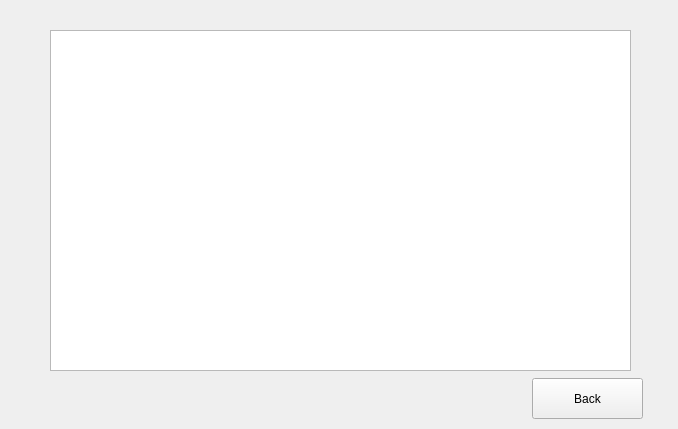
<?xml version="1.0" encoding="UTF-8"?>
<ui version="4.0">
 <class>istoricClient</class>
 <widget class="QWidget" name="istoricClient">
  <property name="geometry">
   <rect>
    <x>0</x>
    <y>0</y>
    <width>678</width>
    <height>429</height>
   </rect>
  </property>
  <property name="windowTitle">
   <string>Form</string>
  </property>
  <widget class="QPushButton" name="pushButton">
   <property name="geometry">
    <rect>
     <x>532</x>
     <y>378</y>
     <width>111</width>
     <height>41</height>
    </rect>
   </property>
   <property name="text">
    <string>Back</string>
   </property>
  </widget>
  <widget class="QTextBrowser" name="textBrowser">
   <property name="geometry">
    <rect>
     <x>50</x>
     <y>30</y>
     <width>581</width>
     <height>341</height>
    </rect>
   </property>
   <property name="palette">
    <palette>
     <active>
      <colorrole role="WindowText">
       <brush brushstyle="SolidPattern">
        <color alpha="255">
         <red>0</red>
         <green>0</green>
         <blue>0</blue>
        </color>
       </brush>
      </colorrole>
      <colorrole role="Button">
       <brush brushstyle="SolidPattern">
        <color alpha="255">
         <red>240</red>
         <green>240</green>
         <blue>240</blue>
        </color>
       </brush>
      </colorrole>
      <colorrole role="Light">
       <brush brushstyle="SolidPattern">
        <color alpha="255">
         <red>255</red>
         <green>255</green>
         <blue>255</blue>
        </color>
       </brush>
      </colorrole>
      <colorrole role="Midlight">
       <brush brushstyle="SolidPattern">
        <color alpha="255">
         <red>227</red>
         <green>227</green>
         <blue>227</blue>
        </color>
       </brush>
      </colorrole>
      <colorrole role="Dark">
       <brush brushstyle="SolidPattern">
        <color alpha="255">
         <red>160</red>
         <green>160</green>
         <blue>160</blue>
        </color>
       </brush>
      </colorrole>
      <colorrole role="Mid">
       <brush brushstyle="SolidPattern">
        <color alpha="255">
         <red>160</red>
         <green>160</green>
         <blue>160</blue>
        </color>
       </brush>
      </colorrole>
      <colorrole role="Text">
       <brush brushstyle="SolidPattern">
        <color alpha="255">
         <red>0</red>
         <green>0</green>
         <blue>0</blue>
        </color>
       </brush>
      </colorrole>
      <colorrole role="BrightText">
       <brush brushstyle="SolidPattern">
        <color alpha="255">
         <red>255</red>
         <green>255</green>
         <blue>255</blue>
        </color>
       </brush>
      </colorrole>
      <colorrole role="ButtonText">
       <brush brushstyle="SolidPattern">
        <color alpha="255">
         <red>0</red>
         <green>0</green>
         <blue>0</blue>
        </color>
       </brush>
      </colorrole>
      <colorrole role="Base">
       <brush brushstyle="SolidPattern">
        <color alpha="255">
         <red>255</red>
         <green>255</green>
         <blue>255</blue>
        </color>
       </brush>
      </colorrole>
      <colorrole role="Window">
       <brush brushstyle="SolidPattern">
        <color alpha="255">
         <red>240</red>
         <green>240</green>
         <blue>240</blue>
        </color>
       </brush>
      </colorrole>
      <colorrole role="Shadow">
       <brush brushstyle="SolidPattern">
        <color alpha="255">
         <red>105</red>
         <green>105</green>
         <blue>105</blue>
        </color>
       </brush>
      </colorrole>
      <colorrole role="Highlight">
       <brush brushstyle="SolidPattern">
        <color alpha="255">
         <red>0</red>
         <green>120</green>
         <blue>215</blue>
        </color>
       </brush>
      </colorrole>
      <colorrole role="HighlightedText">
       <brush brushstyle="SolidPattern">
        <color alpha="255">
         <red>255</red>
         <green>255</green>
         <blue>255</blue>
        </color>
       </brush>
      </colorrole>
      <colorrole role="Link">
       <brush brushstyle="SolidPattern">
        <color alpha="255">
         <red>0</red>
         <green>0</green>
         <blue>255</blue>
        </color>
       </brush>
      </colorrole>
      <colorrole role="LinkVisited">
       <brush brushstyle="SolidPattern">
        <color alpha="255">
         <red>255</red>
         <green>0</green>
         <blue>255</blue>
        </color>
       </brush>
      </colorrole>
      <colorrole role="AlternateBase">
       <brush brushstyle="SolidPattern">
        <color alpha="255">
         <red>245</red>
         <green>245</green>
         <blue>245</blue>
        </color>
       </brush>
      </colorrole>
      <colorrole role="NoRole">
       <brush brushstyle="SolidPattern">
        <color alpha="255">
         <red>0</red>
         <green>0</green>
         <blue>0</blue>
        </color>
       </brush>
      </colorrole>
      <colorrole role="ToolTipBase">
       <brush brushstyle="SolidPattern">
        <color alpha="255">
         <red>255</red>
         <green>255</green>
         <blue>220</blue>
        </color>
       </brush>
      </colorrole>
      <colorrole role="ToolTipText">
       <brush brushstyle="SolidPattern">
        <color alpha="255">
         <red>0</red>
         <green>0</green>
         <blue>0</blue>
        </color>
       </brush>
      </colorrole>
      <colorrole role="PlaceholderText">
       <brush brushstyle="SolidPattern">
        <color alpha="128">
         <red>0</red>
         <green>0</green>
         <blue>0</blue>
        </color>
       </brush>
      </colorrole>
     </active>
     <inactive>
      <colorrole role="WindowText">
       <brush brushstyle="SolidPattern">
        <color alpha="255">
         <red>0</red>
         <green>0</green>
         <blue>0</blue>
        </color>
       </brush>
      </colorrole>
      <colorrole role="Button">
       <brush brushstyle="SolidPattern">
        <color alpha="255">
         <red>240</red>
         <green>240</green>
         <blue>240</blue>
        </color>
       </brush>
      </colorrole>
      <colorrole role="Light">
       <brush brushstyle="SolidPattern">
        <color alpha="255">
         <red>255</red>
         <green>255</green>
         <blue>255</blue>
        </color>
       </brush>
      </colorrole>
      <colorrole role="Midlight">
       <brush brushstyle="SolidPattern">
        <color alpha="255">
         <red>227</red>
         <green>227</green>
         <blue>227</blue>
        </color>
       </brush>
      </colorrole>
      <colorrole role="Dark">
       <brush brushstyle="SolidPattern">
        <color alpha="255">
         <red>160</red>
         <green>160</green>
         <blue>160</blue>
        </color>
       </brush>
      </colorrole>
      <colorrole role="Mid">
       <brush brushstyle="SolidPattern">
        <color alpha="255">
         <red>160</red>
         <green>160</green>
         <blue>160</blue>
        </color>
       </brush>
      </colorrole>
      <colorrole role="Text">
       <brush brushstyle="SolidPattern">
        <color alpha="255">
         <red>0</red>
         <green>0</green>
         <blue>0</blue>
        </color>
       </brush>
      </colorrole>
      <colorrole role="BrightText">
       <brush brushstyle="SolidPattern">
        <color alpha="255">
         <red>255</red>
         <green>255</green>
         <blue>255</blue>
        </color>
       </brush>
      </colorrole>
      <colorrole role="ButtonText">
       <brush brushstyle="SolidPattern">
        <color alpha="255">
         <red>0</red>
         <green>0</green>
         <blue>0</blue>
        </color>
       </brush>
      </colorrole>
      <colorrole role="Base">
       <brush brushstyle="SolidPattern">
        <color alpha="255">
         <red>255</red>
         <green>255</green>
         <blue>255</blue>
        </color>
       </brush>
      </colorrole>
      <colorrole role="Window">
       <brush brushstyle="SolidPattern">
        <color alpha="255">
         <red>240</red>
         <green>240</green>
         <blue>240</blue>
        </color>
       </brush>
      </colorrole>
      <colorrole role="Shadow">
       <brush brushstyle="SolidPattern">
        <color alpha="255">
         <red>105</red>
         <green>105</green>
         <blue>105</blue>
        </color>
       </brush>
      </colorrole>
      <colorrole role="Highlight">
       <brush brushstyle="SolidPattern">
        <color alpha="255">
         <red>240</red>
         <green>240</green>
         <blue>240</blue>
        </color>
       </brush>
      </colorrole>
      <colorrole role="HighlightedText">
       <brush brushstyle="SolidPattern">
        <color alpha="255">
         <red>0</red>
         <green>0</green>
         <blue>0</blue>
        </color>
       </brush>
      </colorrole>
      <colorrole role="Link">
       <brush brushstyle="SolidPattern">
        <color alpha="255">
         <red>0</red>
         <green>0</green>
         <blue>255</blue>
        </color>
       </brush>
      </colorrole>
      <colorrole role="LinkVisited">
       <brush brushstyle="SolidPattern">
        <color alpha="255">
         <red>255</red>
         <green>0</green>
         <blue>255</blue>
        </color>
       </brush>
      </colorrole>
      <colorrole role="AlternateBase">
       <brush brushstyle="SolidPattern">
        <color alpha="255">
         <red>245</red>
         <green>245</green>
         <blue>245</blue>
        </color>
       </brush>
      </colorrole>
      <colorrole role="NoRole">
       <brush brushstyle="NoBrush">
        <color alpha="255">
         <red>0</red>
         <green>0</green>
         <blue>0</blue>
        </color>
       </brush>
      </colorrole>
      <colorrole role="ToolTipBase">
       <brush brushstyle="SolidPattern">
        <color alpha="255">
         <red>255</red>
         <green>255</green>
         <blue>220</blue>
        </color>
       </brush>
      </colorrole>
      <colorrole role="ToolTipText">
       <brush brushstyle="SolidPattern">
        <color alpha="255">
         <red>0</red>
         <green>0</green>
         <blue>0</blue>
        </color>
       </brush>
      </colorrole>
      <colorrole role="PlaceholderText">
       <brush brushstyle="SolidPattern">
        <color alpha="128">
         <red>0</red>
         <green>0</green>
         <blue>0</blue>
        </color>
       </brush>
      </colorrole>
     </inactive>
     <disabled>
      <colorrole role="WindowText">
       <brush brushstyle="SolidPattern">
        <color alpha="255">
         <red>120</red>
         <green>120</green>
         <blue>120</blue>
        </color>
       </brush>
      </colorrole>
      <colorrole role="Button">
       <brush brushstyle="SolidPattern">
        <color alpha="255">
         <red>240</red>
         <green>240</green>
         <blue>240</blue>
        </color>
       </brush>
      </colorrole>
      <colorrole role="Light">
       <brush brushstyle="SolidPattern">
        <color alpha="255">
         <red>255</red>
         <green>255</green>
         <blue>255</blue>
        </color>
       </brush>
      </colorrole>
      <colorrole role="Midlight">
       <brush brushstyle="SolidPattern">
        <color alpha="255">
         <red>247</red>
         <green>247</green>
         <blue>247</blue>
        </color>
       </brush>
      </colorrole>
      <colorrole role="Dark">
       <brush brushstyle="SolidPattern">
        <color alpha="255">
         <red>160</red>
         <green>160</green>
         <blue>160</blue>
        </color>
       </brush>
      </colorrole>
      <colorrole role="Mid">
       <brush brushstyle="SolidPattern">
        <color alpha="255">
         <red>160</red>
         <green>160</green>
         <blue>160</blue>
        </color>
       </brush>
      </colorrole>
      <colorrole role="Text">
       <brush brushstyle="SolidPattern">
        <color alpha="255">
         <red>120</red>
         <green>120</green>
         <blue>120</blue>
        </color>
       </brush>
      </colorrole>
      <colorrole role="BrightText">
       <brush brushstyle="SolidPattern">
        <color alpha="255">
         <red>255</red>
         <green>255</green>
         <blue>255</blue>
        </color>
       </brush>
      </colorrole>
      <colorrole role="ButtonText">
       <brush brushstyle="SolidPattern">
        <color alpha="255">
         <red>120</red>
         <green>120</green>
         <blue>120</blue>
        </color>
       </brush>
      </colorrole>
      <colorrole role="Base">
       <brush brushstyle="SolidPattern">
        <color alpha="255">
         <red>240</red>
         <green>240</green>
         <blue>240</blue>
        </color>
       </brush>
      </colorrole>
      <colorrole role="Window">
       <brush brushstyle="SolidPattern">
        <color alpha="255">
         <red>240</red>
         <green>240</green>
         <blue>240</blue>
        </color>
       </brush>
      </colorrole>
      <colorrole role="Shadow">
       <brush brushstyle="SolidPattern">
        <color alpha="255">
         <red>0</red>
         <green>0</green>
         <blue>0</blue>
        </color>
       </brush>
      </colorrole>
      <colorrole role="Highlight">
       <brush brushstyle="SolidPattern">
        <color alpha="255">
         <red>0</red>
         <green>120</green>
         <blue>215</blue>
        </color>
       </brush>
      </colorrole>
      <colorrole role="HighlightedText">
       <brush brushstyle="SolidPattern">
        <color alpha="255">
         <red>255</red>
         <green>255</green>
         <blue>255</blue>
        </color>
       </brush>
      </colorrole>
      <colorrole role="Link">
       <brush brushstyle="SolidPattern">
        <color alpha="255">
         <red>0</red>
         <green>0</green>
         <blue>255</blue>
        </color>
       </brush>
      </colorrole>
      <colorrole role="LinkVisited">
       <brush brushstyle="SolidPattern">
        <color alpha="255">
         <red>255</red>
         <green>0</green>
         <blue>255</blue>
        </color>
       </brush>
      </colorrole>
      <colorrole role="AlternateBase">
       <brush brushstyle="SolidPattern">
        <color alpha="255">
         <red>245</red>
         <green>245</green>
         <blue>245</blue>
        </color>
       </brush>
      </colorrole>
      <colorrole role="NoRole">
       <brush brushstyle="NoBrush">
        <color alpha="255">
         <red>0</red>
         <green>0</green>
         <blue>0</blue>
        </color>
       </brush>
      </colorrole>
      <colorrole role="ToolTipBase">
       <brush brushstyle="SolidPattern">
        <color alpha="255">
         <red>255</red>
         <green>255</green>
         <blue>220</blue>
        </color>
       </brush>
      </colorrole>
      <colorrole role="ToolTipText">
       <brush brushstyle="SolidPattern">
        <color alpha="255">
         <red>0</red>
         <green>0</green>
         <blue>0</blue>
        </color>
       </brush>
      </colorrole>
      <colorrole role="PlaceholderText">
       <brush brushstyle="SolidPattern">
        <color alpha="128">
         <red>0</red>
         <green>0</green>
         <blue>0</blue>
        </color>
       </brush>
      </colorrole>
     </disabled>
    </palette>
   </property>
   <property name="font">
    <font>
     <pointsize>11</pointsize>
    </font>
   </property>
   <property name="autoFillBackground">
    <bool>false</bool>
   </property>
  </widget>
 </widget>
 <resources/>
 <connections/>
</ui>
